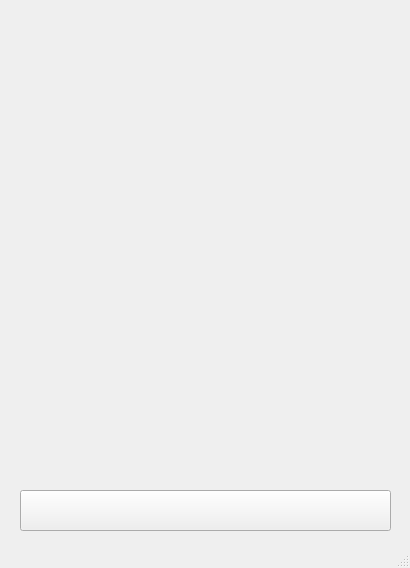
<?xml version="1.0" encoding="UTF-8"?>
<ui version="4.0">
 <class>MainWindow</class>
 <widget class="QMainWindow" name="MainWindow">
  <property name="geometry">
   <rect>
    <x>0</x>
    <y>0</y>
    <width>410</width>
    <height>568</height>
   </rect>
  </property>
  <property name="windowTitle">
   <string>MainWindow</string>
  </property>
  <widget class="QWidget" name="centralwidget">
   <widget class="QPushButton" name="pushButton">
    <property name="geometry">
     <rect>
      <x>20</x>
      <y>490</y>
      <width>371</width>
      <height>41</height>
     </rect>
    </property>
    <property name="text">
     <string/>
    </property>
   </widget>
  </widget>
  <widget class="QMenuBar" name="menubar">
   <property name="geometry">
    <rect>
     <x>0</x>
     <y>0</y>
     <width>410</width>
     <height>21</height>
    </rect>
   </property>
  </widget>
  <widget class="QStatusBar" name="statusbar"/>
 </widget>
 <resources/>
 <connections/>
</ui>
